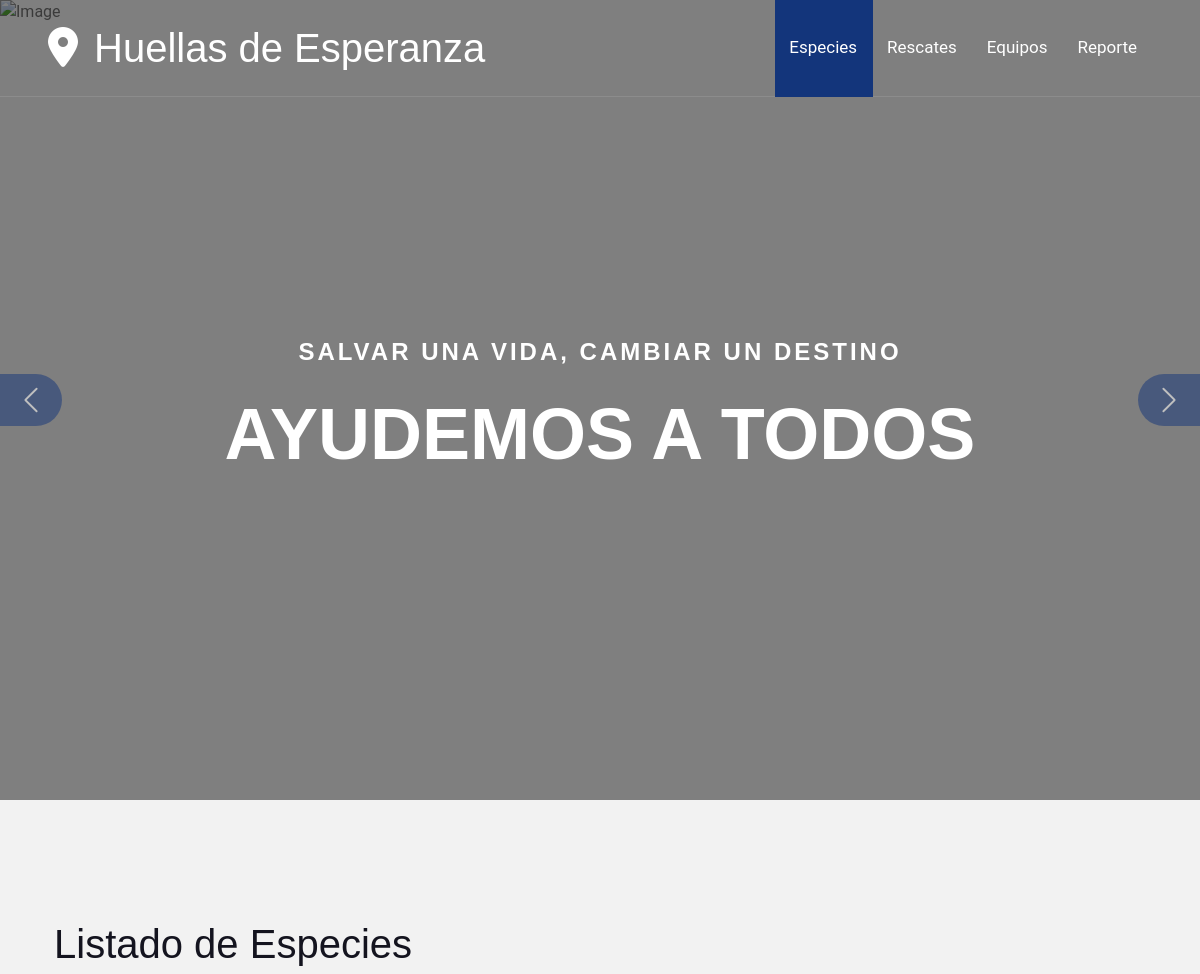
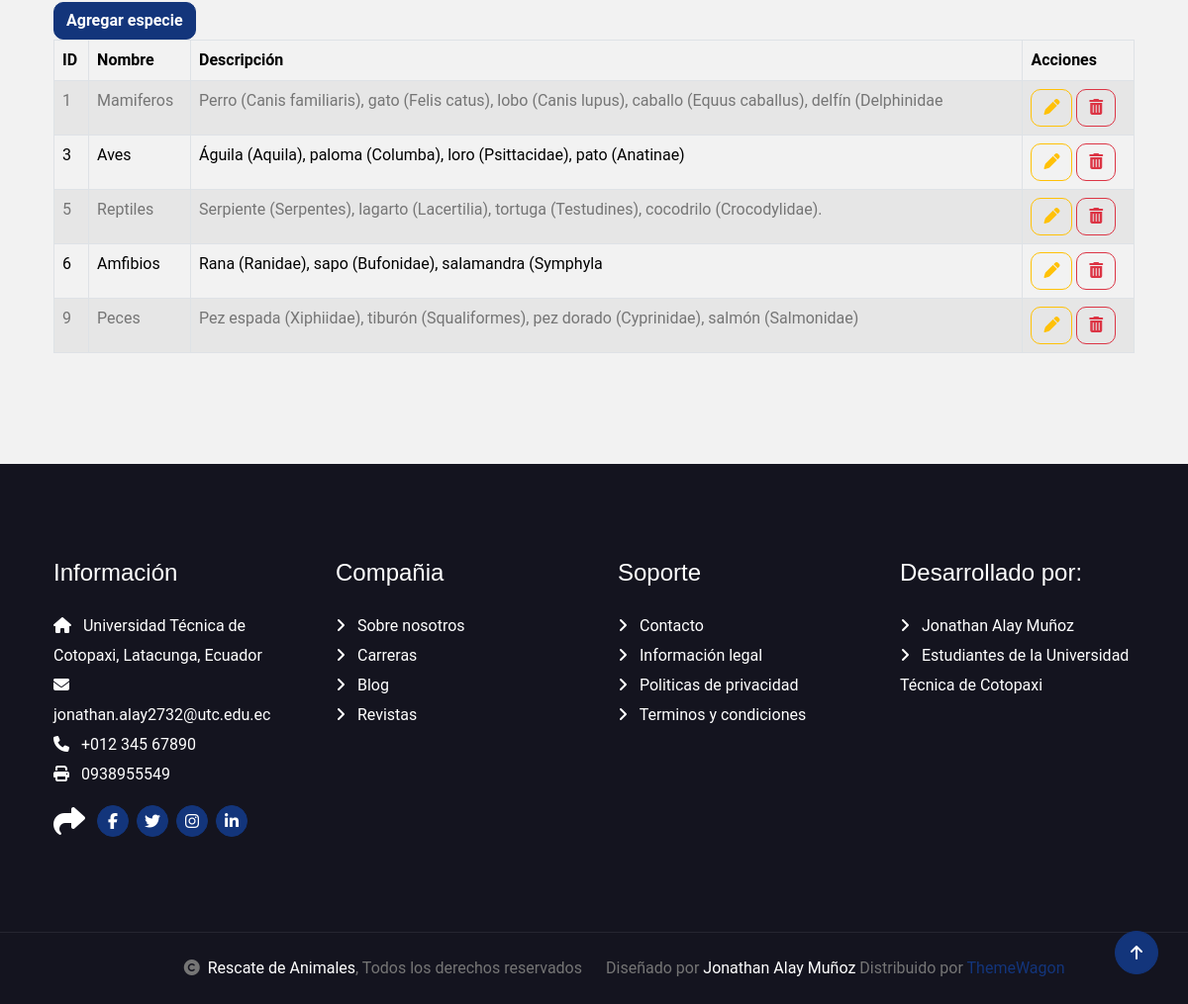
The page / on the database its author committed (2 pictures, top to bottom).
### Aplicaciones/Animales/models.py (models this page shows, shortened)
class Especie(models.Model):
    nombre = models.CharField(max_length=100)
    descripcion = models.TextField(null=True, blank=True)

### Aplicaciones/Animales/views.py (the view)
# urls.py: path('', views.listaEspecies),
def listaEspecies(request):
    especies = Especie.objects.all()
    return render(request, 'especie.html', {'especies': especies})

### Aplicaciones/Animales/templates/especie.html (shortened to what this page needs)
{% extends './plantilla.html' %}
{% block contenido %}
<br>
<h1>Listado de Especies</h1>
<a href="/nuevaEspecie/" class="btn btn-primary">Agregar especie</a>
<table class="table table-bordered table-striped table-hover" id="tbl_especies">
    <thead>
        <tr>
            <th>ID</th>
            <th>Nombre</th>
            <th>Descripción</th>
            <th>Acciones</th>
        </tr>
    </thead>
    <tbody>
        {% for especie in especies %}
        <tr>
            <td>{{ especie.id }}</td>
            <td>{{ especie.nombre }}</td>
            <td>{{ especie.descripcion }}</td>
            <td>
                <a href="/editarEspecie/{{ especie.id }}" class="btn btn-outline-warning">
                    <i class="fa fa-pen"></i>
                </a>
                <a href="#" onclick="eliminarEspecie('{{ especie.id }}')" class="btn btn-outline-danger">
                    <i class="fa fa-trash"></i>
                </a>
            </td>
        </tr>
        {% endfor %}
    </tbody>
</table>
{% endblock %}

### RescateJA/static/plantilla/travela/css/style.css (style rules this page uses)
.btn { font-weight: 600; transition: .5s; }
.btn.btn-primary { box-shadow: inset 0 0 0 0 var(--bs-primary); }

### rows shown on the page
Especie: id "1", nombre "Mamiferos", descripcion "Perro (Canis familiaris), gato (Felis catus), lobo (Canis lupus), caballo (Equus caballus), delfín (Delphinidae"
Especie: id "3", nombre "Aves", descripcion "Águila (Aquila), paloma (Columba), loro (Psittacidae), pato (Anatinae)"
Especie: id "5", nombre "Reptiles", descripcion "Serpiente (Serpentes), lagarto (Lacertilia), tortuga (Testudines), cocodrilo (Crocodylidae)."
Especie: id "6", nombre "Amfibios", descripcion "Rana (Ranidae), sapo (Bufonidae), salamandra (Symphyla"
Especie: id "9", nombre "Peces", descripcion "Pez espada (Xiphiidae), tiburón (Squaliformes), pez dorado (Cyprinidae), salmón (Salmonidae)"
